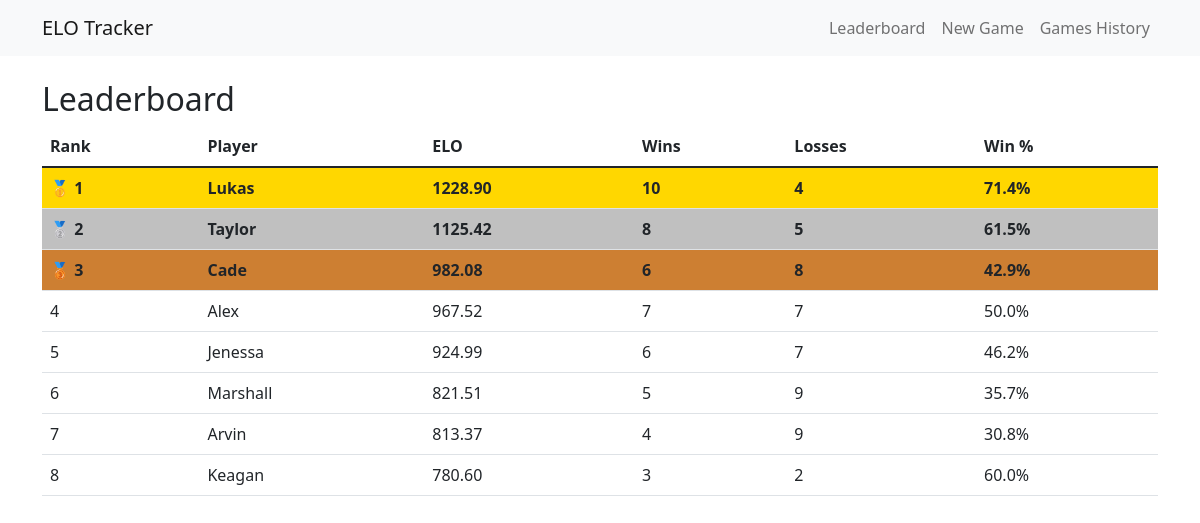
Before: / with the older database file.
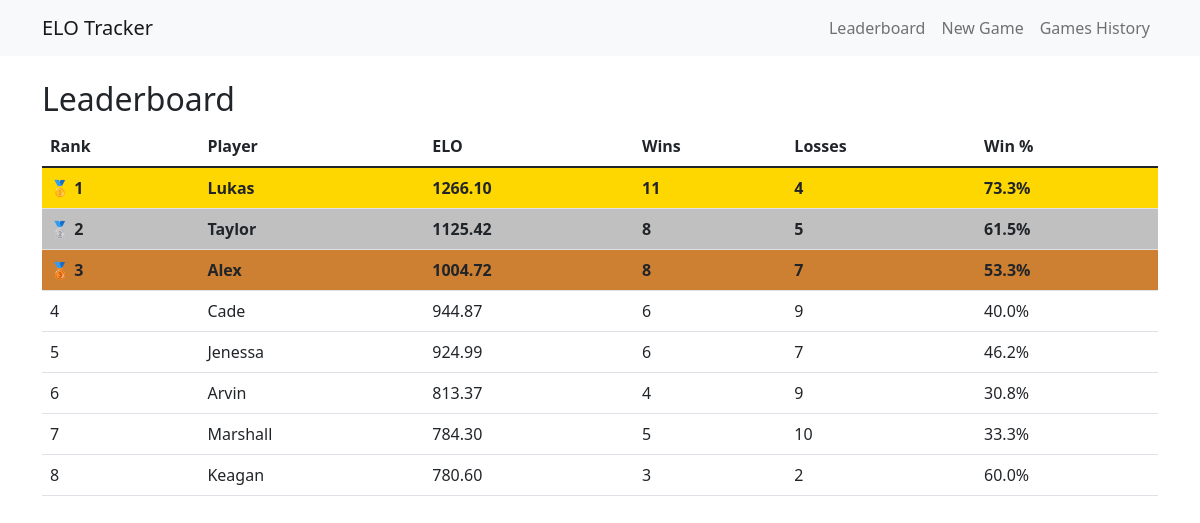
After: the same page with the newer database file.
### models.py (models this page shows)
class Player(db.Model):
    id = db.Column(db.Integer, primary_key=True)
    name = db.Column(db.String(80), unique=True, nullable=False)
    elo = db.Column(db.Float, default=1000)

### app.py (the view)
@app.route('/')
def index():
    players = Player.query.order_by(Player.elo.desc()).all()
    player_stats = {}
    games = Game.query.all()
    for player in players:
        player_stats[player.id] = {'wins': 0, 'losses': 0, 'win_pct': 0}
    for game in games:
        team1_ids = [int(pid) for pid in game.team1_players.split(',')]
        team2_ids = [int(pid) for pid in game.team2_players.split(',')]
        if game.winner == 1:
            for player_id in team1_ids:
                if player_id in player_stats:
                    player_stats[player_id]['wins'] += 1
            for player_id in team2_ids:
                if player_id in player_stats:
                    player_stats[player_id]['losses'] += 1
        elif game.winner == 2:
            for player_id in team1_ids:
                if player_id in player_stats:
                    player_stats[player_id]['losses'] += 1
            for player_id in team2_ids:
                if player_id in player_stats:
                    player_stats[player_id]['wins'] += 1
    for player_id, stats in player_stats.items():
        total_games = stats['wins'] + stats['losses']
        if total_games > 0:
            stats['win_pct'] = (stats['wins'] / total_games) * 100
        else:
            stats['win_pct'] = 0
        stats['win_pct'] = round(stats['win_pct'], 1)
    return render_template('leaderboard.html', players=players, player_stats=player_stats)

### templates/leaderboard.html
{% extends "base.html" %}
{% block content %}
<h2>Leaderboard</h2>
<table class="table">
    <thead>
        <tr>
            <th>Rank</th>
            <th>Player</th>
            <th>ELO</th>
            <th>Wins</th>
            <th>Losses</th>
            <th>Win %</th>
        </tr>
    </thead>
    <tbody>
        {% for player in players %}
        <tr class="{% if loop.index == 1 %}gold-rank{% elif loop.index == 2 %}silver-rank{% elif loop.index == 3 %}bronze-rank{% endif %}">
            <td>
                {% if loop.index == 1 %}
                    🥇 1
                {% elif loop.index == 2 %}
                    🥈 2
                {% elif loop.index == 3 %}
                    🥉 3
                {% else %}
                    {{ loop.index }}
                {% endif %}
            </td>
            <td>{{ player.name }}</td>
            <td>{{ "%.2f"|format(player.elo) }}</td>
            <td>{{ player_stats[player.id]['wins'] }}</td>
            <td>{{ player_stats[player.id]['losses'] }}</td>
            <td>{{ player_stats[player.id]['win_pct'] }}%</td>
        </tr>
        {% endfor %}
    </tbody>
</table>
{% endblock %}

### templates/base.html (shortened to what this page needs)
<!DOCTYPE html>
<html>
<head>
    <link href="https://cdn.jsdelivr.net/npm/bootstrap@5.1.3/dist/css/bootstrap.min.css" rel="stylesheet">
    <link rel="stylesheet" href="https://code.jquery.com/ui/1.13.1/themes/base/jquery-ui.css">
</head>
<body>
    <nav class="navbar navbar-expand-lg navbar-light bg-light">
        <div class="container">
            <a class="navbar-brand" href="/">ELO Tracker</a>
            <div class="navbar-nav">
                <a class="nav-link" href="/">Leaderboard</a>
                <a class="nav-link" href="/new_game">New Game</a>
                <a class="nav-link" href="/games">Games History</a>
            </div>
        </div>
    </nav>
    <div class="container mt-4">
        {% block content %}{% endblock %}
    </div>
</body>
</html>

### templates/base.html (style rules this page uses)
.gold-rank { background-color: #FFD700 !important; font-weight: bold; }
.silver-rank { background-color: #C0C0C0 !important; font-weight: bold; }
.bronze-rank { background-color: #CD7F32 !important; font-weight: bold; }

Changed rows visible on the page:
changed Player "Lukas": elo "1228.90" → "1266.10"; player_stats "10" → "11"; player_stats "71.4" → "73.3"
changed Player "Alex": elo "967.52" → "1004.72"; player_stats "7" → "8"; id "50.0" → "53.3"; now shows "🥉 3"; moves up the list
changed Player "Cade": elo "982.08" → "944.87"; player_stats "8" → "9"; player_stats "42.9" → "40.0"; no longer shows "🥉 3"
shown differently, row unchanged: Player "Arvin": moves up the list
changed Player "Marshall": elo "821.51" → "784.30"; player_stats "9" → "10"; player_stats "35.7" → "33.3"
